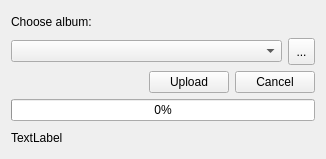
<?xml version="1.0" encoding="UTF-8"?>
<ui version="4.0">
 <class>vkUploadImagesForm</class>
 <widget class="QWidget" name="vkUploadImagesForm">
  <property name="geometry">
   <rect>
    <x>0</x>
    <y>0</y>
    <width>326</width>
    <height>159</height>
   </rect>
  </property>
  <property name="windowTitle">
   <string>QImageViewer - Vkontakte - Upload images</string>
  </property>
  <layout class="QVBoxLayout" name="verticalLayout">
   <item>
    <widget class="QLabel" name="label_3">
     <property name="text">
      <string>Choose album:</string>
     </property>
    </widget>
   </item>
   <item>
    <layout class="QHBoxLayout" name="horizontalLayout_2">
     <item>
      <widget class="QComboBox" name="albumUserBox"/>
     </item>
     <item>
      <widget class="QToolButton" name="toolButton">
       <property name="minimumSize">
        <size>
         <width>27</width>
         <height>27</height>
        </size>
       </property>
       <property name="text">
        <string>...</string>
       </property>
      </widget>
     </item>
    </layout>
   </item>
   <item>
    <layout class="QHBoxLayout" name="horizontalLayout">
     <item>
      <spacer name="horizontalSpacer">
       <property name="orientation">
        <enum>Qt::Horizontal</enum>
       </property>
       <property name="sizeHint" stdset="0">
        <size>
         <width>40</width>
         <height>20</height>
        </size>
       </property>
      </spacer>
     </item>
     <item>
      <widget class="QPushButton" name="uploadButton">
       <property name="text">
        <string>Upload</string>
       </property>
       <property name="shortcut">
        <string>Ctrl+Return</string>
       </property>
      </widget>
     </item>
     <item>
      <widget class="QPushButton" name="cancelButton">
       <property name="text">
        <string>Cancel</string>
       </property>
       <property name="shortcut">
        <string>Esc</string>
       </property>
      </widget>
     </item>
    </layout>
   </item>
   <item>
    <widget class="QProgressBar" name="progressBar">
     <property name="value">
      <number>0</number>
     </property>
    </widget>
   </item>
   <item>
    <widget class="QLabel" name="status">
     <property name="text">
      <string>TextLabel</string>
     </property>
    </widget>
   </item>
  </layout>
  <zorder>status</zorder>
  <zorder>progressBar</zorder>
  <zorder></zorder>
  <zorder>label_3</zorder>
  <zorder></zorder>
 </widget>
 <resources/>
 <connections/>
</ui>
